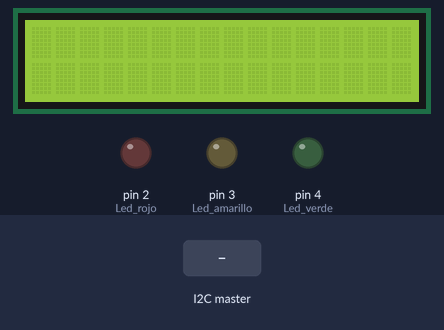
Recording of a sketch running on a simulated Arduino Uno, built with avr-gcc and run on an emulated ATmega328P. On the bench: 16×2 character LCD, output pins drawn as LEDs (lit = HIGH). The inputs (shaded band) are chosen by the test bench.

Above: at 1.2 s.
1.3 s: the I2C master sends the byte 1
At 2.3 s:
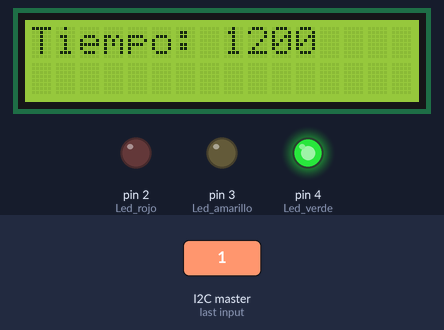
2.8 s: the I2C master sends the byte 1
At 3.4 s:
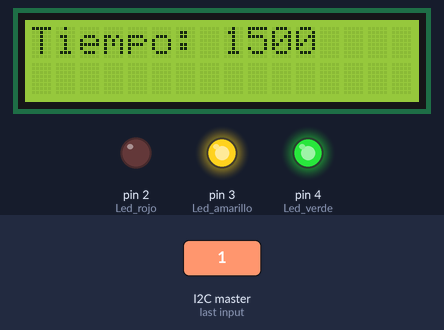
Timing chart, 0 to 5.8 s (numbered marks = the images above; inputs shaded):
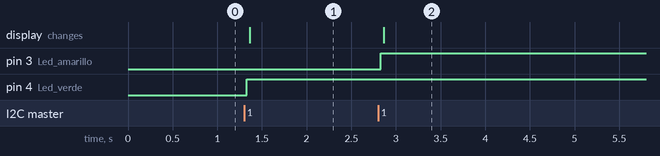

The sketch:

digital-in-out-esclavo.ino
```cpp
/**
Teniendo en cuenta la entrada desde el RPI activar una secuencia de leds, si la entrada se repite en un lapso determinado de tiempo
el led siguiente de la secuencia se activara y asi sucesivamente, caso contrario se apagaran y volvera al estado inicial
*/
#include <LiquidCrystal_I2C.h>
#include <Wire.h>

const int Led_rojo = 2;   //Pin digital 2 led rojo
const int Led_amarillo = 3;   //Pin digital 3 led amarillo
const int Led_verde = 4;   //Pin digital 4 led verde(azul)
long int cont=0; // contador de tiempo transcurrido
int led_estado=0; //indica cuantos led estan prendidos, 0 ninguno, 1 verde, 2 amarillo.
const int tiempo=5000; //tiempo maximo de espera por una proxima pulsacion del boton
byte x = 0;//byte a recibir desde el maestro
LiquidCrystal_I2C lcd(0x3F,16,2);//Crear el objeto lcd  dirección 0x3F y 16 columnas x 2 filas

void setup() {
  Serial.begin(9600);//iniciailzamos la comunicación del arduino con el monitor del IDE
  Wire.begin(0x8); //asignar dirección 8 y asociar como esclavo al arduino
  lcd.init(); // iniciar el lcd
  lcd.backlight(); //prender la luz de fondo
  pinMode(Led_rojo, OUTPUT); //led como salida
  pinMode(Led_amarillo, OUTPUT); //led como salida
  pinMode(Led_verde, OUTPUT); //led como salida
  Wire.onReceive(receiveEvent);
  Wire.onRequest(requestEvent);
}

void loop()
{
delay(100);
cont=cont+100;
}
void apretar(){
  pinMode(Led_rojo, OUTPUT); //led como salida
   Wire.begin(0x12);
  lcd.clear();  //limpia la pantalla sino se secuencian los textos
  lcd.print("Tiempo: ");
  lcd.print(cont);
  if (cont<tiempo) { // si paso menos de X segundos entre señales
    switch (led_estado){
  case 0:
        {digitalWrite(Led_verde,HIGH); led_estado=1;}
  break;
  case 1:
        {digitalWrite(Led_amarillo,HIGH);led_estado=2;}
  break;
  case 2:
        { int estado_rojo= digitalRead(Led_rojo);
          if (estado_rojo==HIGH){
                  apagado(); break;}
          digitalWrite(Led_rojo,HIGH);}
  break;
                        }
    } else { //si paso mas de 5 seg
            apagado();
            }
  cont=0;
  }

void apagado(){
              led_estado=0;
            digitalWrite(Led_verde,LOW);
            digitalWrite(Led_amarillo,LOW);
            digitalWrite(Led_rojo,LOW);}

void receiveEvent(int howMany) {
  while (Wire.available()) { // loop through all but the last
    x = Wire.read(); // receive byte as a character
    if (x == HIGH){   //si llego un 1
    apretar();
    }
  }
}
void requestEvent() {
  Serial.print("Sending estado=");
  Serial.println(led_estado);
  Wire.write(led_estado);
}
```

Measured:
- after the input at 1.3 s, pin 4 (Led_verde): LOW → HIGH at once; the display: changes after 0.06 s (image 1)
- after the input at 2.8 s, pin 3 (Led_amarillo): LOW → HIGH at once; the display: changes after 0.06 s (image 2)
